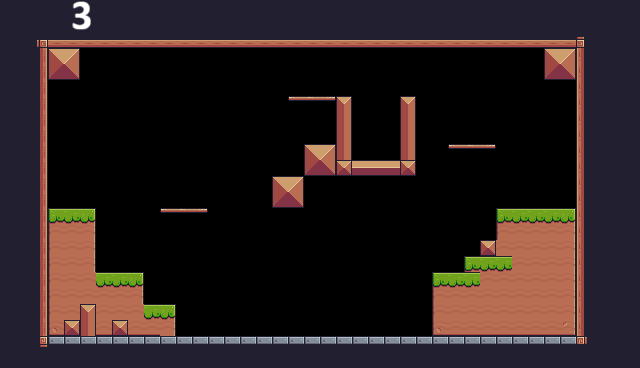

Rendered tile map (Tiled .tmx) drawn with the repository's tilesets; below, a short description and the full map source, tile grids included:
An orthogonal 40x23 tile map with 16x16 px tiles, 1 tile layer (Background), 2 tilesets and 48 objects (18x Fruits, 3x Platform, 2x Saw, 2x Touchable, Player, ...).

<map version="1.10" tiledversion="1.11.2" orientation="orthogonal" renderorder="right-down" width="40" height="23" tilewidth="16" tileheight="16" infinite="0" nextlayerid="5" nextobjectid="92">
 <tileset firstgid="1" source="pixel adventure.tsx" />
 <tileset firstgid="243" source="levelNumbers.tsx" />
 <objectgroup id="2" name="SpawnPoints">
  <object id="2" name="Player" type="Player" x="64" y="168" width="32" height="34.92" />
  <object id="34" type="Fruits" x="528" y="176" width="32" height="32" />
  <object id="60" type="Fruits" x="368" y="272" width="32" height="32" />
  <object id="54" type="Fruits" x="272" y="144" width="32" height="32" />
  <object id="35" type="Fruits" x="208" y="272" width="32" height="32" />
  <object id="58" type="Fruits" x="304" y="272" width="32" height="32" />
  <object id="36" type="Fruits" x="368" y="80" width="32" height="32" />
  <object id="37" type="Fruits" x="288" y="64" width="32" height="32" />
  <object id="38" type="Fruits" x="272" y="272" width="32" height="32" />
  <object id="56" type="Fruits" x="240" y="272" width="32" height="32" />
  <object id="57" type="Fruits" x="320" y="256" width="32" height="32" />
  <object id="44" type="Fruits" x="288" y="256" width="32" height="32" />
  <object id="40" type="Fruits" x="176" y="176" width="32" height="32" />
  <object id="41" type="Fruits" x="224" y="256" width="32" height="32" />
  <object id="42" type="Fruits" x="336" y="272" width="32" height="32" />
  <object id="43" type="Fruits" x="256" y="256" width="32" height="32" />
  <object id="39" type="Fruits" x="352" y="64" width="32" height="32" />
  <object id="59" type="Fruits" x="352" y="256" width="32" height="32" />
  <object id="78" type="Fruits" x="448" y="112" width="32" height="32" />
  <object id="66" name="saw" type="Saw" x="224" y="100" width="32" height="32">
   <properties>
    <property name="isvertical" type="bool" value="false" />
    <property name="offsetneg" type="float" value="0" />
    <property name="offsetpos" type="float" value="16" />
   </properties>
  </object>
  <object id="68" name="saw" type="Saw" x="480" y="100" width="32" height="32">
   <properties>
    <property name="isvertical" type="bool" value="false" />
    <property name="offsetneg" type="float" value="16" />
    <property name="offsetpos" type="float" value="0" />
   </properties>
  </object>
  <object id="76" name="Chicken" type="Enemies" x="320" y="304" width="32" height="34">
   <properties>
    <property name="offsetneg" type="float" value="10" />
    <property name="offsetpos" type="float" value="6" />
   </properties>
  </object>
  <object id="77" type="Checkpoint" x="336" y="64" width="64" height="96" />
  <object id="81" type="fruitCount" x="117" y="0" width="144" height="48" />
  <object id="91" type="Hearts" x="357" y="0" width="144" height="48" />
  <object id="86" name="Home" type="Touchable" x="0" y="0" width="48" height="48" />
  <object id="88" name="Exit" type="Touchable" x="576" y="0" width="48" height="48" />
 </objectgroup>
 <objectgroup id="3" name="Collisions">
  <object id="12" x="576" y="32" width="16" height="320" />
  <object id="52" x="272" y="176" width="32" height="32" />
  <object id="53" x="304" y="144" width="32" height="32" />
  <object id="22" x="432" y="272" width="144" height="64" />
  <object id="46" x="496" y="208" width="80" height="64" />
  <object id="61" x="544" y="48" width="32" height="32" />
  <object id="63" x="336" y="96" width="16" height="80" />
  <object id="64" x="400" y="96" width="16" height="80" />
  <object id="62" x="48" y="48" width="32" height="32" />
  <object id="47" x="464" y="256" width="32" height="16" />
  <object id="48" x="480" y="240" width="16" height="16" />
  <object id="49" x="48" y="208" width="48" height="128" />
  <object id="50" x="96" y="272" width="48" height="64" />
  <object id="51" x="144" y="304" width="32" height="32" />
  <object id="25" type="Platform" x="288" y="96" width="48" height="16" />
  <object id="30" type="Platform" x="160" y="208" width="48" height="16" />
  <object id="67" type="Platform" x="448" y="144" width="48" height="16" />
  <object id="69" x="32" y="32" width="16" height="320" />
  <object id="73" x="32" y="32" width="560" height="16" />
  <object id="74" x="336" y="160" width="80" height="16" />
  <object id="75" x="32" y="336" width="560" height="16" />
 </objectgroup>
 <layer id="1" name="Background" width="40" height="23">
  <properties>
   <property name="BackgroundColor" value="Blue" />
  </properties>
  <data encoding="csv">
112,112,112,112,247,248,112,112,112,112,112,112,112,112,112,112,112,112,112,112,112,112,112,112,112,112,112,112,112,112,112,112,112,112,112,112,112,112,112,112,
112,112,112,112,267,268,112,112,112,112,112,112,112,112,112,112,112,112,112,112,112,112,112,112,112,112,112,112,112,112,112,112,112,112,112,112,112,112,112,112,
112,112,92,134,134,134,134,134,134,134,134,134,134,134,134,134,134,134,134,134,134,134,134,134,134,134,134,134,134,134,134,134,134,134,134,134,93,112,112,112,
112,112,113,36,37,49,49,49,49,49,49,49,49,49,49,49,49,49,49,49,49,49,49,49,49,49,49,49,49,49,49,49,49,49,36,37,111,112,112,112,
112,112,113,58,59,49,49,49,49,49,49,49,49,49,49,49,49,49,49,49,49,49,49,49,49,49,49,49,49,49,49,49,49,49,58,59,111,112,112,112,
112,112,113,49,49,49,49,49,49,49,49,49,49,49,49,49,49,49,49,49,49,49,49,49,49,49,49,49,49,49,49,49,49,49,49,49,111,112,112,112,
112,112,113,49,49,49,49,49,49,49,49,49,49,49,49,49,49,49,40,41,42,16,49,49,49,16,49,49,49,49,49,49,49,49,49,49,111,112,112,112,
112,112,113,49,49,49,49,49,49,49,49,49,49,49,49,49,49,49,49,49,49,38,0,49,49,38,49,49,49,49,49,49,49,49,49,49,111,112,112,112,
112,112,113,49,49,49,49,49,49,49,49,49,49,49,49,72,72,0,0,0,0,38,0,49,49,38,49,49,49,49,49,49,49,49,49,49,111,112,112,112,
112,112,113,49,49,49,49,49,49,49,49,49,49,49,49,72,72,49,49,36,37,38,49,49,49,38,0,0,40,41,42,49,49,49,49,49,111,112,112,112,
112,112,113,49,49,49,49,49,49,49,0,0,0,0,0,49,49,0,49,58,59,35,14,14,14,35,49,0,0,0,49,49,49,49,49,49,111,112,112,112,
112,112,113,77,77,77,0,49,49,0,0,0,0,0,0,0,0,36,37,49,49,49,49,49,49,0,0,0,0,0,49,49,49,49,49,49,111,112,112,112,
112,112,113,77,77,77,0,0,0,0,0,0,0,49,49,49,49,58,59,49,49,49,49,49,49,49,49,0,0,0,49,49,49,49,0,0,111,112,112,112,
112,112,113,7,8,9,0,0,49,49,40,41,42,49,49,0,0,49,49,0,0,0,0,0,49,49,49,49,49,49,49,7,8,8,8,9,111,112,112,112,
112,112,113,29,30,31,0,0,0,0,49,49,49,0,0,0,0,0,0,0,49,49,49,49,49,49,49,49,49,49,49,29,30,30,30,31,111,112,112,112,
112,112,113,29,30,31,71,72,72,0,0,0,49,72,72,49,49,49,49,49,49,49,49,49,49,49,49,49,49,49,35,30,30,30,30,31,111,112,112,112,
112,112,113,29,30,31,71,72,72,72,49,0,0,72,72,49,49,49,49,49,49,49,49,49,49,49,49,49,49,7,8,8,30,30,30,31,111,112,112,112,
112,112,113,29,30,30,8,8,9,72,49,49,49,49,49,49,49,49,49,49,49,49,49,49,49,49,49,7,8,8,30,30,30,30,30,31,111,112,112,112,
112,112,113,29,30,30,30,30,31,72,72,72,49,49,49,0,0,0,0,0,0,0,0,0,49,49,72,29,30,30,30,30,30,30,30,31,111,112,112,112,
112,112,113,29,30,16,30,30,30,8,9,72,49,49,49,49,0,0,0,0,0,0,0,0,49,72,72,29,30,30,30,30,30,30,30,31,111,112,112,112,
112,112,113,51,35,38,52,35,52,52,31,72,72,72,49,49,0,0,0,0,0,0,0,0,49,72,72,51,52,52,52,52,52,52,52,53,111,112,112,112,
112,112,114,2,2,2,2,2,2,2,2,2,2,2,2,2,2,2,2,2,2,2,2,2,2,2,2,2,2,2,2,2,2,2,2,2,115,112,112,112,
112,112,112,112,112,112,112,112,112,112,112,112,112,112,112,112,112,112,112,112,112,112,112,112,112,112,112,112,112,112,112,112,112,112,112,112,112,112,112,112
</data>
 </layer>
</map>
